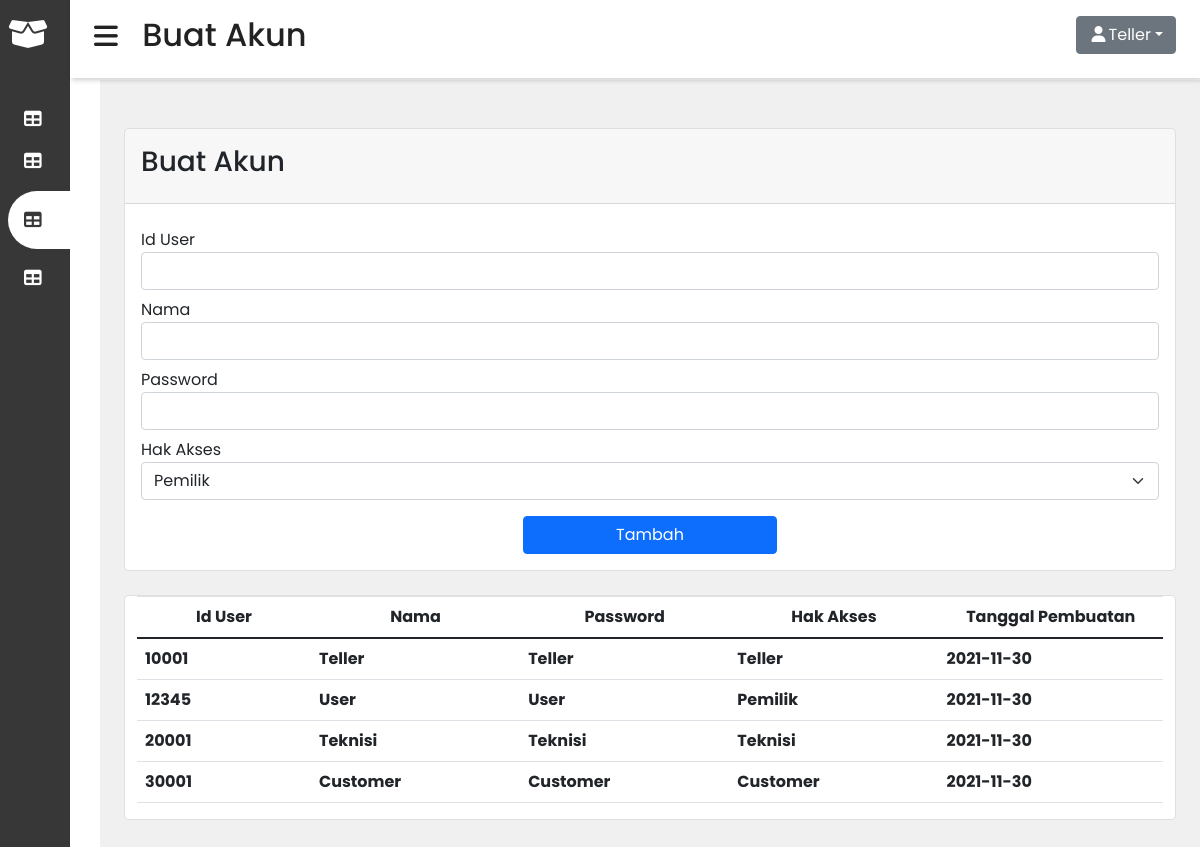
The page /Teller/buat_user.php (signed in) on the database as committed earlier.
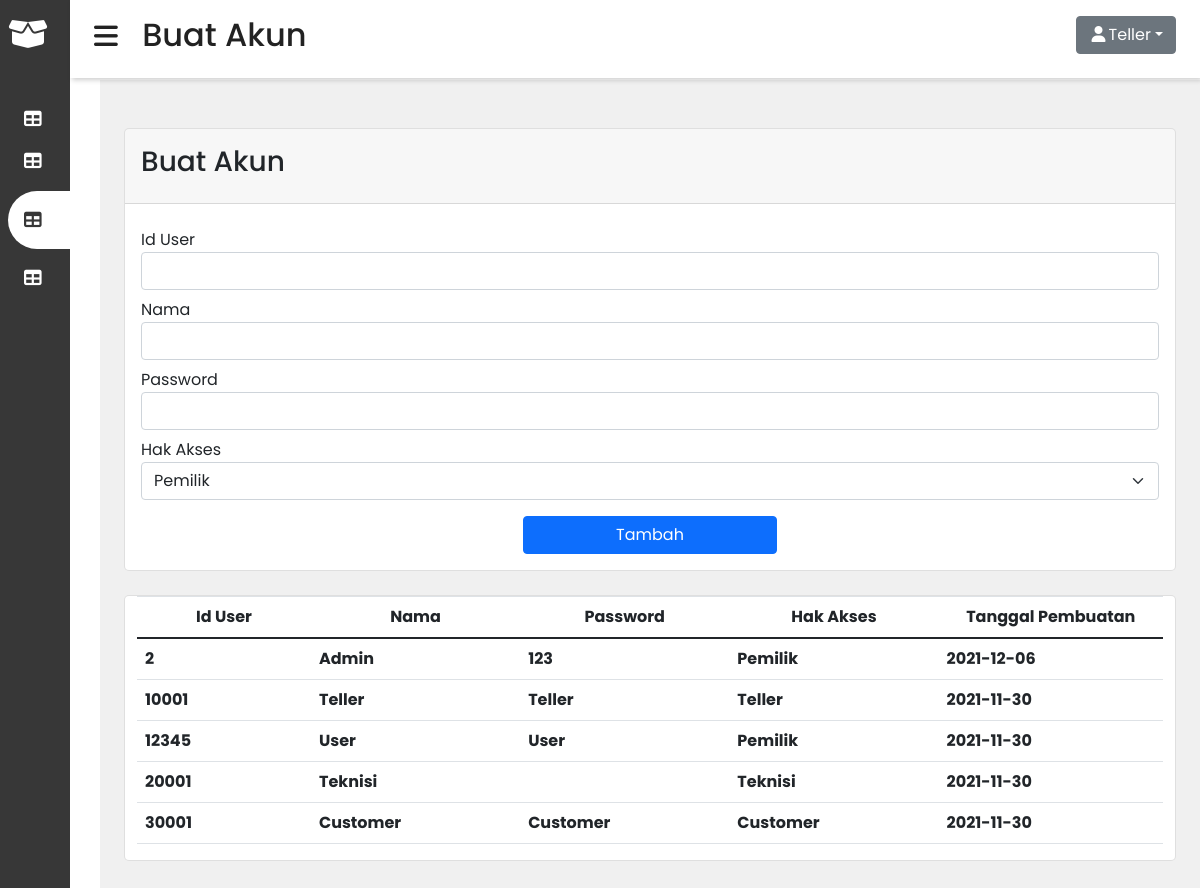
The same page on the database as committed later.
### tables this page shows
CREATE TABLE `user` (
  `IdUser` int(20) NOT NULL,
  `Nama` varchar(50) NOT NULL,
  `Password` varchar(30) NOT NULL,
  `HakAkses` enum('Pemilik','Teller','Teknisi','Customer') NOT NULL,
  `Create_Date` date NOT NULL,
  `Manager` varchar(30) NOT NULL
);

### Teller/function/buat_user.php (called while the page is built, shortened)
<?php
    require '../auth.php';
    $sqlRead = "SELECT * FROM user";
    $query = mysqli_query($koneksi, $sqlRead);
?>

### Teller/buat_user.php (the view, shortened to what this page needs)
<?php
require 'function/session.php';
require 'function/buat_user.php';
?>
<!DOCTYPE html>
<html lang="en">
<head>
    <link href="https://cdn.jsdelivr.net/npm/bootstrap@5.0.1/dist/css/bootstrap.min.css" rel="stylesheet">
    <link rel="stylesheet" href="../css/inventory.css">
</head>
<body>
	<div class="sidebar">
		<div class="sidebar-brand">
			<h2><span class="fas fa-box-open"></span><span>judul</span></h1>
		</div>
		<div class="sidebar-menu">
			<ul>
				<li>
                    <a href="hometeller.php" style="text-decoration: none;"><i class="fas fa-table me-2"></i><span>Home</span></a>
                </li>
                <li>
                    <a href="identitas_motor.php" style="text-decoration: none;"><i class="fas fa-table me-2"></i><span>Identitas Motor</span></a>
                </li>
                <li>
                    <a href="buat_user.php" class="active" style="text-decoration: none;"><i class="fas fa-table me-2"></i><span>Buat User</span></a>
                </li>
                <li>
                    <a href="transaksi.php" style="text-decoration: none;"><i class="fas fa-table me-2"></i><span>Transaksi</span></a>
                </li>
			</ul>
		</div>
	</div>
<div class="main-content">
		<header>
			<h2>
				<label for="nav-toggle">
					<span class="fas fa-bars"></span>
				</label>
				Buat Akun
			</h2>
			<div class="dropdown">
              <a class="btn btn-secondary dropdown-toggle" href="#" role="button" id="dropdownMenuLink" data-bs-toggle="dropdown" aria-expanded="false"><i class="fas fa-user fa-fw"></i><?= ucfirst($_SESSION['Nama']);?></a>
            </div>
		</header>
		<main>
    		<div class="container-fluid">
    			<div class="row card mb-4">
                    <div class="card-header text-center">
    					<h3>Buat Akun</h3>
    				</div>
                    <div class="card-body">
                        <form method="POST">
                            <div class="form-group mt-2">
                                <label for="IdUser">Id User</label>
                                <input type="text" name="IdUser" class="form-control">
                            </div>
                            <div class="form-group mt-2">
                                <label for="Nama">Nama</label>
                                <input type="text" name="Nama" class="form-control">
                            </div>
                            <div class="form-group mt-2">
                                <label for="Password">Password</label>
                                <input type="password" name="Password" class="form-control">
                            </div>
                            <div class="form-group mt-2">
                                <label for="HakAkses">Hak Akses</label>
                                <select class="form-select" id="validationCustom04" name="HakAkses" required>
                                    <option value="Pemilik">Pemilik</option>
                                </select>
                            </div>
                            <div class="text-center">
                                <button type="submit" class="btn btn-primary mt-3" name="user" style="width: 25%;">Tambah</button>
                            </div>
                        </form>
                    </div>
                </div>
            </div>
            <div class="container-fluid">
    			<div class="row card mb-4">
                    <div class="table-responsive-xxl">
                        <table class="table">
                            <thead class="text-center">
                                <tr>
                                <th scope="col" style="width: 5%;">Id User</th>
                                <th scope="col" style="width: 5%;">Nama</th>
                                <th scope="col" style="width: 5%;">Password</th>
                                <th scope="col" style="width: 5%;">Hak Akses</th>
                                <th scope="col" style="width: 5%;">Tanggal Pembuatan</th>
                                </tr>
                            </thead>
                            <tbody>
                                <?php
                                    while($row = mysqli_fetch_array($query)){
                                        echo '
                                        <form method = "POST">
                                            <div class="invisible position-absolute">
                                                <input type="text" class="form-control" name="getId" value="'.$row['IdUser'].'">
                                            </div>
                                            <tr>
                                                <td>'.$row['IdUser'].'</td>
                                                <td>'.$row['Nama'].'</td>
                                                <td>'.$row['Password'].'</td>
                                                <td>'.$row['HakAkses'].'</td>
                                                <td>'.$row['Create_Date'].'</td>
                                                </td>
                                            </tr>
                                        </form>';
                                    }
                                ?>
                            </tbody>
                        </table>
                    </div>
                </div>
            </div>
        </main>
</body>
</html>

### css/inventory.css (style rules this page uses)
:root { --main-color: #373737; --color-dark:#1b1b1b; --text-grey:#9ea7aa; }
* { padding: 0; margin: 0; box-sizing: border-box; list-style-type: none; text-decoration: none; font-family: 'Poppins', sans-serif; }
.sidebar { width: 345px; position: fixed; left: 0; top: 0; height: 100%; background: var(--main-color); z-index: 100; }
.sidebar-brand { height: 90px; padding: 1rem 0rem 1rem 2rem; color: #fff; }
.sidebar-brand span { display: inline-block; padding-right: 1rem; }
.sidebar-menu { margin-top: 1rem; }
.sidebar-menu ul { padding-left: 0px; margin-left: 0px; }
.sidebar-menu li { width: 100%; margin-bottom: 1rem; padding-left: 0.5rem; }
.sidebar-menu a { display: block; color: #fff; font-size: 1.1rem; padding-left: 1rem; }
.sidebar-menu a.active { background: #fff; padding-top: 1rem; padding-bottom: 1rem; color: var(--main-color); border-radius: 30px 0 0 30px; }
.main-content { margin-left: 345px; transition: margin-left 100ms; }
header { background: #fff; display: flex; justify-content: space-between; padding: 1rem 1.5rem; box-shadow: 2px 2px 5px rgba(0,0,0,0.2); position: fixed; left: 345px; width: calc(100% - 345px); top: 0; z-index: 100; transition: left 300ms; }
header h2 { color: #222; }
header label span { font-size: 1.7rem; padding-right: 1rem; }
main { margin-top: 80px; padding: 2rem 1.5rem; background: #f0f0f0; min-height: calc(100vh - 90px); }
.card { margin-top: 1rem; border-radius: 5px; }
.card-header { padding: 1rem; display: flex; justify-content: space-between; align-items: center; }
table { border-collapse: collapse; }
thead tr { border-top: 1px solid #f0f0f0; border-bottom: 1px solid #f0f0f0; }
.table { width: 100%; margin-bottom: 1rem; color: #212529; }
td { font-weight: 700; }
.table th, .table td { padding: 0.5rem; vertical-align: top; border-top: 1px solid #dee2e6; }
.table thead th { vertical-align: bottom; border-bottom: 2px solid #dee2e6; }
@media only screen and (max-width: 1200px) { .sidebar { width: 70px; } }
@media only screen and (max-width: 1200px) { .sidebar .sidebar-brand, .sidebar .li a { padding-left: 0.5rem; } }
@media only screen and (max-width: 1200px) { .main-content { margin-left: 100px; } }
@media only screen and (max-width: 1200px) { .main-content header { width: calc(100% - 70px); left: 70px; } }

Rows that differ between the two databases and show on the page:
added user: IdUser "2", Nama "Admin", Password "123", HakAkses "Pemilik", Create_Date "2021-12-06"
changed user "Teknisi": Password "Teknisi" → (not shown)
